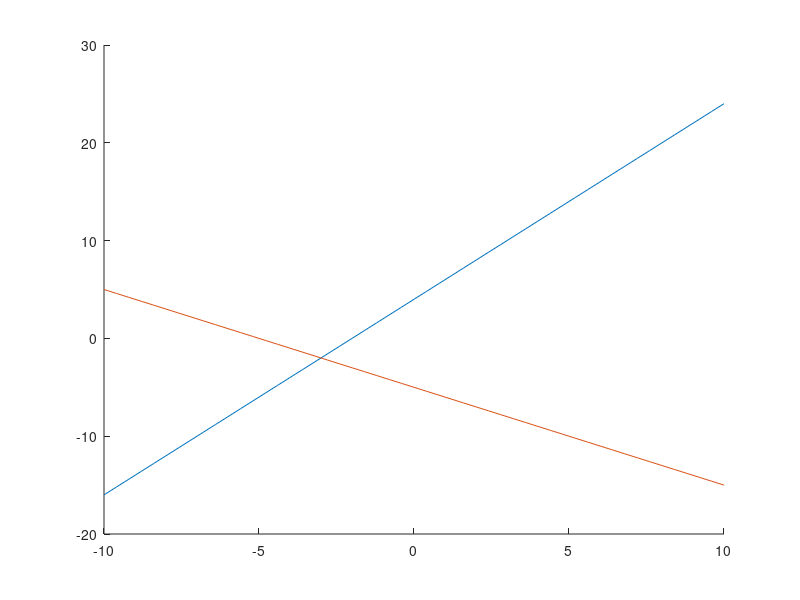

This figure's MATLAB source: (Note: this script raises an error after producing the figure.)
function [] = test_plot()
    hold on;

    x1 = -10:0.4:10;
    y1 = x1 * 2 + 4;
    a = [1, 2];
    v = [1, 2];

    plot(x1, y1);

    x2 = -10:0.4:10;
    y2 = x2 * (-1) - 5;
    b = [1, -1];
    u = [1, -1];

    plot(x2, y2);

    disp(inter_lines(a, v, b, u));

hold off;
end